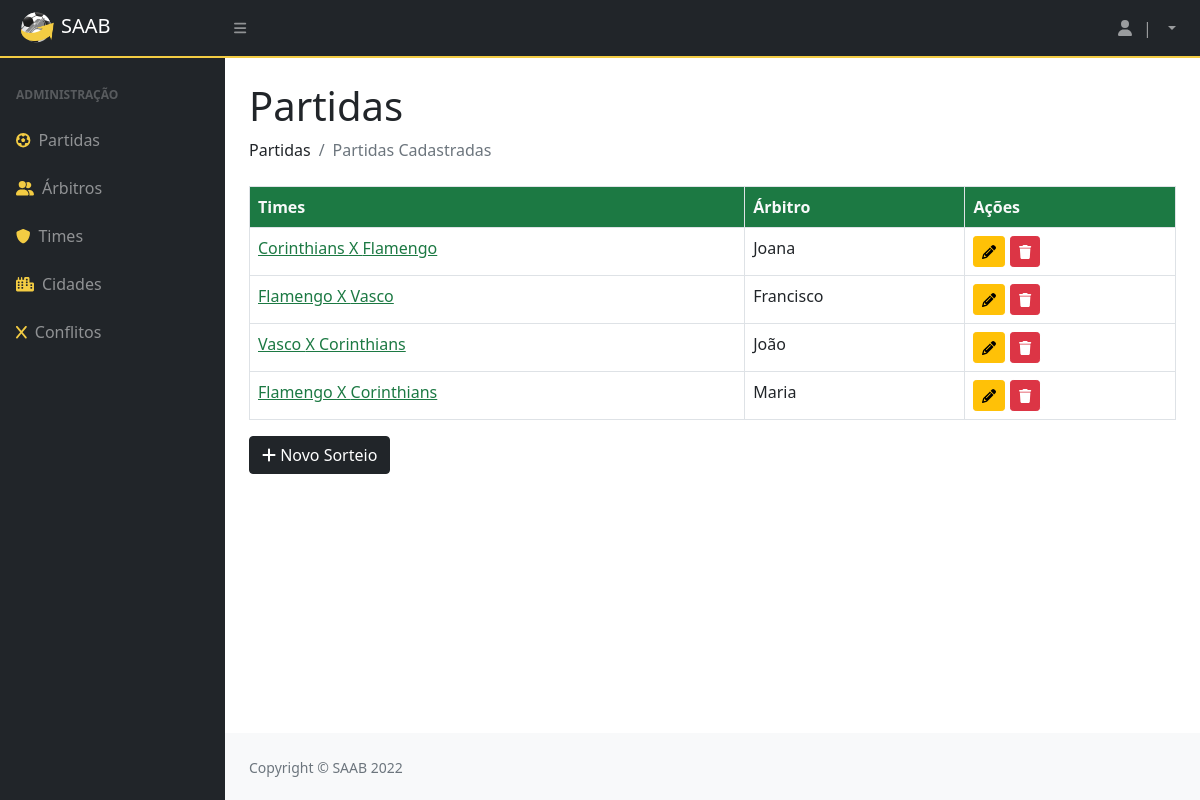
The app's page /partidas/ with its own data.
### privado/models.py (models this page shows, shortened)
class Partida(models.Model):
    codigo = models.AutoField(primary_key=True)
    usuario = models.ForeignKey(Usuario, on_delete=models.CASCADE)
    arbitro = models.ForeignKey(Arbitro, on_delete=models.CASCADE)
    visitante  = models.ForeignKey(Time, on_delete=models.CASCADE, related_name='visitante')
    local  = models.ForeignKey(Time, on_delete=models.CASCADE, related_name='local')
    data = models.DateField()

class Time(models.Model):
    codigo = models.AutoField(primary_key=True)
    nome = models.CharField(max_length=100)
    cidade = models.ForeignKey(Cidade, on_delete=models.CASCADE)
    def __str__(self):
        return (self.nome)

class Arbitro(models.Model):
    codigo = models.AutoField(primary_key=True)
    datanasc = models.DateField()
    cidade = models.ForeignKey(Cidade, on_delete=models.CASCADE)
    nome = models.CharField(max_length=100)
    formafisica = models.BooleanField()
    def __str__(self):
        return (self.nome)

### privado/views.py (the view)
# urls.py: path('partidas/', inicioAdmin, name = "url_partida"),
@has_permission_decorator('mexer_no_sistema')
def inicioAdmin(request):
    part = Partida.objects.all()
    parametros = {"partidas": part}
    return render(request, "SAAB/partidas.html", parametros)

### privado/templates/SAAB/partidas.html (shortened to what this page needs)
{% extends 'SAAB/layout.html' %}
{% block conteudo %}
{% load static %}
{% load crispy_forms_tags %}
<!DOCTYPE html>
<html>
<head>
</head>
<body>
<h1 class="mt-4">Partidas</h1>
<ol class="breadcrumb mb-4">
    <li class="breadcrumb-item">Partidas</li>
    <li class="breadcrumb-item active">Partidas Cadastradas</li>
</ol>
<table class="table table-bordered">
  <thead>
    <tr>
      <th>Times</th>
      <th>Árbitro</th>
      <th>Ações</th>
    </tr>
  </thead>
{% for i in partidas %}
  <tr>
    <td>
      <a href="{% url 'url_detalhamentoPartida' i.codigo %}" class="text-verde">{{ i.local }} X {{ i.visitante }}</a>
    </td>
    <td>{{ i.arbitro }}</td>
    <td>
      <a href="{% url 'url_updatePartida' i.codigo %}"><button class="btn btn-warning btn-sm"><i class="fas fa-pencil"></i></button></a>
      <a href="{% url 'url_deletePartida' i.codigo %}"><button class="btn btn-danger btn-sm"><i class="fas fa-trash"></i></button></a>
    </td>
  </tr>
  {% endfor %}
</table>
<a href="{% url 'url_sorteio' %}"><button class="btn btn-dark"><i class="fa-solid fa-plus"></i>&nbsp;Novo Sorteio</button></a>
</body>
</html>
{% endblock %}

### records on screen
Partida: local "Corinthians", visitante "Flamengo", arbitro "Joana"
Partida: local "Flamengo", visitante "Vasco", arbitro "Francisco"
Partida: local "Vasco", visitante "Corinthians", arbitro "João"
Partida: local "Flamengo", visitante "Corinthians", arbitro "Maria"
